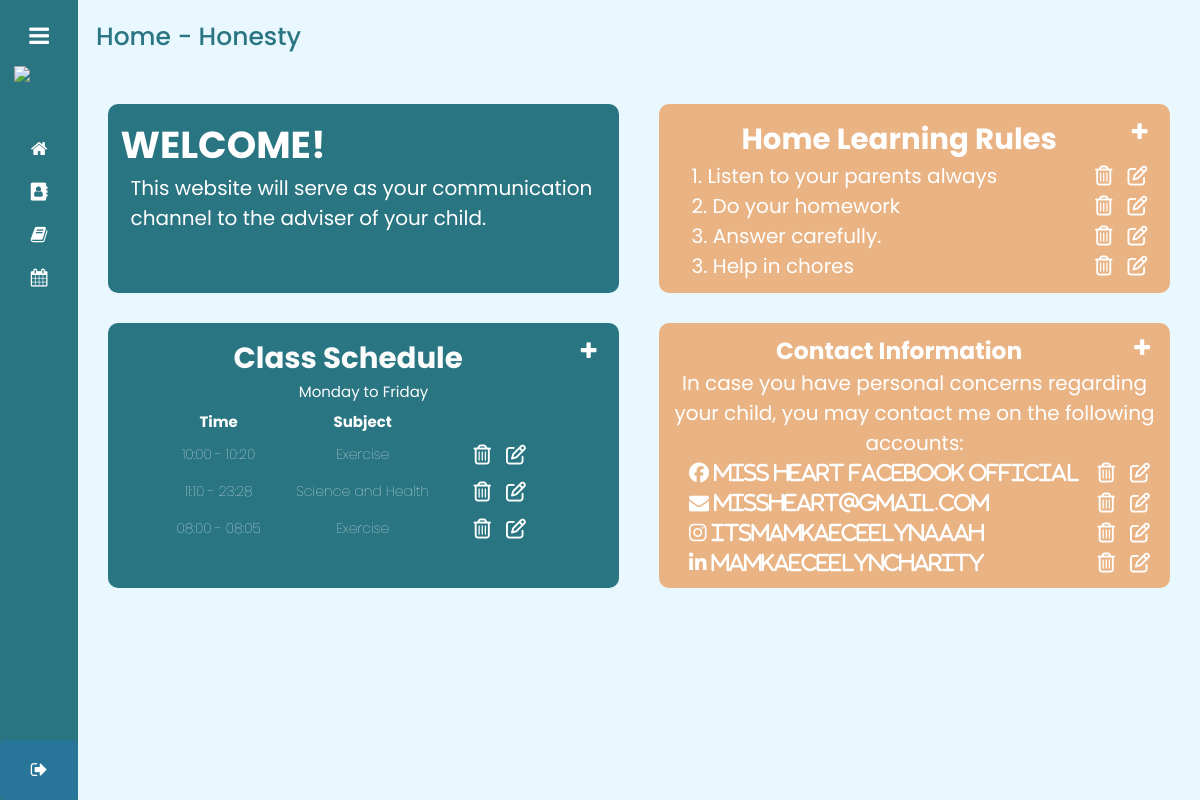
/admin_home_honestytemp.php (signed in), run on the app's committed database.
### tables this page shows
CREATE TABLE `rule` (
  `id` int(11) NOT NULL,
  `rule` varchar(1000) NOT NULL,
  `rule_num` int(11) NOT NULL,
  `section` varchar(11) NOT NULL
);

CREATE TABLE `class_schedule` (
  `id` int(11) NOT NULL,
  `startTime` varchar(20) NOT NULL,
  `endTime` varchar(20) NOT NULL,
  `newSched` varchar(500) NOT NULL,
  `section` varchar(11) NOT NULL
);

CREATE TABLE `contacts` (
  `id` int(11) NOT NULL,
  `contactType` varchar(50) NOT NULL,
  `contactInfo` varchar(100) NOT NULL,
  `section` varchar(11) NOT NULL
);

### admin_home_honestytemp.php (the view, shortened to what this page needs)
<!DOCTYPE html>
<html lang="en">
<head>
  <link rel="stylesheet" href="style2.css">
  <link rel="stylesheet" href="https://cdnjs.cloudflare.com/ajax/libs/font-awesome/4.7.0/css/font-awesome.min.css">
</head>
<body>
  <div class="sidebar">
    <div class="logo_details">
      <i class="fa fa-navicon" id="btn">
      </i>
    </div>
    <img src="https://i.ibb.co/9gPHTr8/kinder-class-logo-1.png" class="website-logo">
    <ul class="nav-list">
      <li>
        <a href="admin_home_honesty.php" class="active">
          <i class="fa fa-home"></i>
        </a>
      </li>
      <li>
        <a href="admin_classList_honesty.php">
          <i class="fa fa-address-book"></i>
        </a>
      </li>
      <li>
        <a href="admin_academicResources_honesty.php">
          <i class="fa fa-book"></i>
        </a>
      </li>
      <li>
        <a href="admin_eventCalendar.php">
          <i class="fa fa-calendar"></i>
        </a>
      </li>
      <li class="profile">
        <div class="profile_details">
          <div class="profile_content">
            <div class="name">Anna Jhon</div>
            <div class="designation">Admin</div>
          </div>
        </div>
        <i class="fa fa-sign-out" id="log_out"></i>
      </li>
    </ul>
  </div>
  <section class="home-section">
      <div class="text">Home - Honesty</div>
      <div class="grid auto-fit">
          <div class="container">
            <h2>WELCOME!</h2>
            <p>This website will serve as your communication
              channel to the adviser of your child.</p>
          </div>
          <div class="container2">
            <button id="addRuleBtn" class="home_button" onclick="document.getElementById('addRuleModal').style.display='block'" style="width:auto;width:auto;float:right;font-size:15px;">
            <a><i style="font-size:20px;float:right;margin-right:5px;color:#fff;" class="fa fa-plus"></i></a>
            </button>
            <h3>Home Learning Rules</h3>
                <?php
                    $conn = mysqli_connect("localhost","root","","kinder_class");
                    $rulequery = "SELECT * FROM rule
                    ORDER BY rule_num ASC";
                    $result =mysqli_query ($conn,$rulequery);;
                    while ($row = mysqli_fetch_assoc($result)) {
                ?>
            <ol class="ruleLst" id="ruleLst">
              <?php echo $row["rule_num"]?>. <?php echo $row["rule"]?>
              <button id="editRuleBtn" class="home_button" style="width:auto;float:right;font-size:15px;"><a href="admin_editRule.php?id=<?php echo $row ['id'] ?>"><i style="font-size:20px;float:right;margin-right:5px;color:#fff;" class="fa fa-edit"></i></a></button>
              <button id="deleteRuleBtn" class="home_button" style="width:auto;float:right;font-size:15px;"><a href="admin_deleteRule.php?id=<?php echo $row['id'] ?>"><i style="font-size:20px;float:right;margin-right:5px;color:#fff;" class="fa fa-trash-o"></i></a></button>
            </ol>
                  <?php
                }
              ?>
          </div>
        </div>
        <div class="grid2 auto-fit">
          <div class="container3">
            <button id="addSchedBtn" class="home_button" onclick="document.getElementById('addSchedModal').style.display='block'" style="width:auto;width:auto;float:right;font-size:15px;">
              <a><i style="font-size:20px;float:right;margin-right:5px;color:#fff;" class="fa fa-plus"></i></a>
            </button>
            <h3>Class Schedule</h3>
            <h4>Monday to Friday</h4>
            <div class="sched-data">
              <table class=schedTb>
                <thead>
                  <tr>
                    <td><span>Time</span></td>
                    <td><span>Subject</span></td>
                  </tr>
                </thead>
                 <?php
                    $conn3 = mysqli_connect("localhost","root","","kinder_class");
                    $schedquery = "SELECT * FROM class_schedule
                    ORDER BY id ASC";
                    $result2 =mysqli_query ($conn3,$schedquery);;
                    while ($row = mysqli_fetch_assoc($result2)) {
                  ?>
                  <tbody>
                      <td><?php echo $row["startTime"]?> - <?php echo $row["endTime"]?></td>
                      <td><?php echo $row["newSched"]?></td>
                      <td>
                      <button id="editSchedBtn" class="home_button" style="width:auto;float:right;font-size:15px;"><a href="admin_editSched.php?id=<?php echo $row ['id'] ?>"><i style="font-size:20px;float:right;margin-right:5px;color:#fff;" class="fa fa-edit"></i></a></button>
                      <button id="deleteSchedBtn" class="home_button" style="width:auto;float:right;font-size:15px;"><a href="admin_deleteSched.php?id=<?php echo $row['id'] ?>"><i style="font-size:20px;float:right;margin-right:5px;color:#fff;" class="fa fa-trash-o"></i></a></button>
                      </td>
                  </tbody>
                      <?php
                     }
                      ?>
              </table>
            </div>
          </div>
          <div class="container4">
            <button id="addContactBtn" class="home_button" onclick="document.getElementById('addContactModal').style.display='block'" style="width:auto;width:auto;float:right;font-size:15px;">
              <a><i style="font-size:20px;float:right;margin-right:5px;color:#fff;" class="fa fa-plus"></i></a>
            </button>
            <h3>Contact Information</h3>
            <p>In case you have personal concerns regarding your child, you may
              contact me on the following accounts:
            </p>
                  <?php
                    $conn3 = mysqli_connect("localhost","root","","kinder_class");
                    $schedquery = "SELECT * FROM contacts
                    ORDER BY id ASC";
                    $result2 =mysqli_query ($conn3,$schedquery);;
                    while ($row = mysqli_fetch_assoc($result2)) {
                  ?>
                      <ol class="contactLst" id="ruleLst">
                      <i class="fa fa-<?php echo $row["contactType"]?>"> <?php echo $row["contactInfo"]?></i>
                      <button id="editContactBtn" class="home_button" style="width:auto;float:right;font-size:15px;"><a href="admin_editContact.php?id=<?php echo $row ['id'] ?>"><i style="font-size:20px;float:right;margin-right:5px;color:#fff;" class="fa fa-edit"></i></a></button>
                      <button id="deleteContactBtn" class="home_button" style="width:auto;float:right;font-size:15px;"><a href="admin_deleteContact.php?id=<?php echo $row['id'] ?>"><i style="font-size:20px;float:right;margin-right:5px;color:#fff;" class="fa fa-trash-o"></i></a></button>
                      </ol>
                  <?php
                     }
                  ?>
          </div>
      </div>
  </section>
</body>
</html>

### admin_home_honestytemp.php (style rules this page uses)
.website-logo { width: 50px; display: flex; align-items: center; position: relative; transition: all .5s ease; }

### data on the page
rule: rule_num "1", rule "Listen to your parents always"
rule: rule_num "2", rule "Do your homework"
rule: rule_num "3", rule "Answer carefully."
rule: rule_num "3", rule "Help in chores"
class_schedule: startTime "10:00", endTime "10:20", newSched "Exercise"
class_schedule: startTime "11:10", endTime "23:28", newSched "Science and Health"
class_schedule: startTime "08:00", endTime "08:05", newSched "Exercise"
contacts: contactInfo "Miss Heart Facebook Official"
contacts: contactInfo "missheart@gmail.com"
contacts: contactInfo "itsmamkaeceelynaaah"
contacts: contactInfo "mamkaeceelyncharity"
